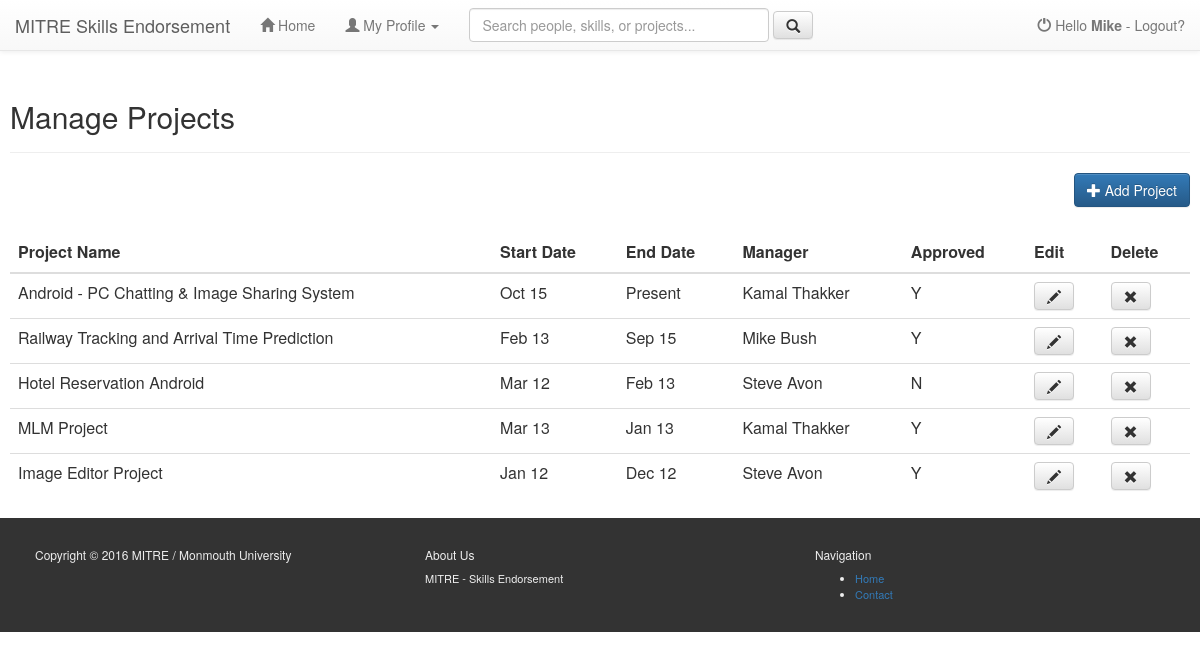
The app's page /user/manage_projects.php (signed in), older data.
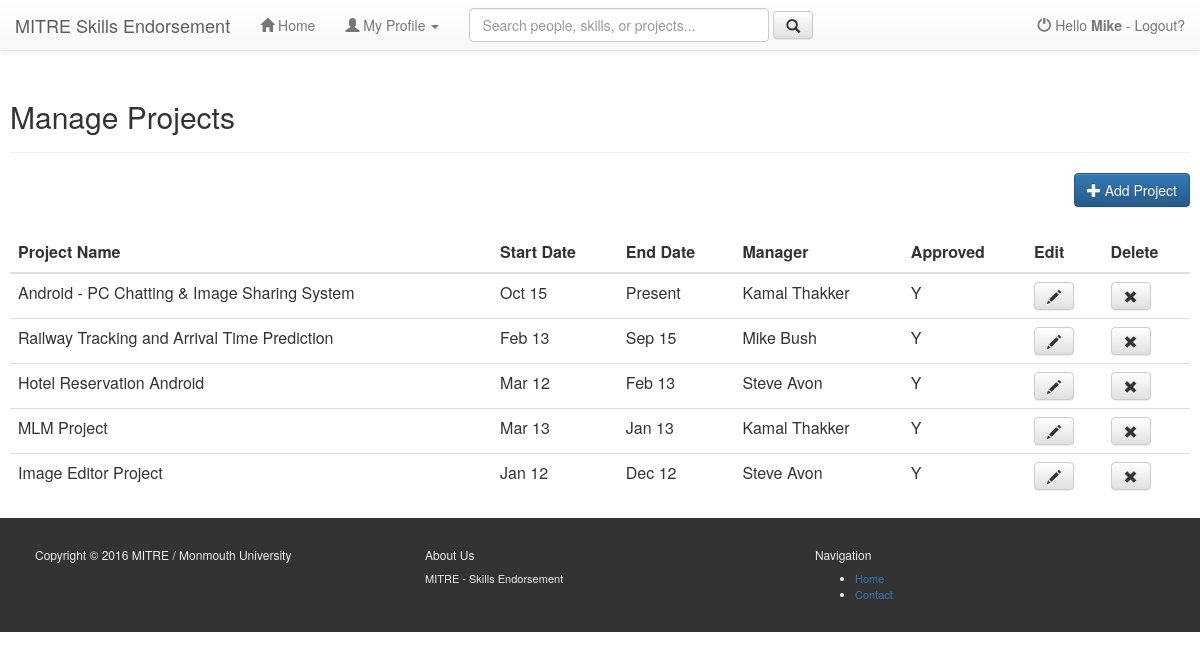
The same page, newer data.
### tables this page shows
CREATE TABLE `projects` (
  `project_id` int(11) unsigned NOT NULL AUTO_INCREMENT,
  `user_id` int(11) DEFAULT NULL,
  `project_name` varchar(50) DEFAULT NULL,
  `project_desc` varchar(5000) DEFAULT NULL,
  `start_date` date DEFAULT NULL,
  `end_date` date DEFAULT NULL,
  `manager_user_id` int(11) DEFAULT NULL,
  `approved` char(1) DEFAULT 'N',
  PRIMARY KEY (`project_id`)
);

CREATE TABLE `users` (
  `user_id` int(11) NOT NULL AUTO_INCREMENT,
  `uname` varchar(50) NOT NULL DEFAULT '',
  `role` varchar(50) NOT NULL DEFAULT '',
  `psword` varchar(20) DEFAULT NULL,
  `fname` varchar(25) DEFAULT NULL,
  `lname` varchar(25) DEFAULT NULL,
  `gender` varchar(1) DEFAULT NULL,
  `email` varchar(50) DEFAULT NULL,
  `phone` varchar(15) DEFAULT NULL,
  `address` varchar(100) DEFAULT NULL,
  `state` varchar(2) DEFAULT NULL,
  `city` varchar(50) DEFAULT NULL,
  `zip` varchar(20) DEFAULT NULL,
  `registration_date` datetime DEFAULT NULL,
  `last_login` datetime DEFAULT NULL,
  `login_attempt` int(11) DEFAULT NULL,
  `blocked_time` datetime DEFAULT NULL,
  `approved_by_admin` varchar(1) DEFAULT NULL,
  `speciality` varchar(75) DEFAULT NULL,
  `speciality2` varchar(75) DEFAULT NULL,
  `job_title` varchar(25) DEFAULT NULL,
  `userdp` varchar(50) DEFAULT NULL,
  PRIMARY KEY (`user_id`,`uname`,`role`)
);

### user/classes/project.php (called while the page is built, shortened)
<?php
class project{
	public function getAllProjects($user_id){
	$dbc = mysqli_connect($GLOBALS['db_servername'], $GLOBALS['db_username'], $GLOBALS['db_password'], $GLOBALS['db_name']) or die("Not connected..");
		$q = "/*List of all projects*/
				select p.*, u.fname as manager_fname, u.lname as manager_lname from projects p
				inner join users u on p.manager_user_id=u.user_id
				where p.user_id=".$user_id. " order by p.end_date is not null, p.end_date desc, p.start_date desc";
		$r = mysqli_query($dbc,$q);
		if (isset($r) && mysqli_num_rows($r) >= 1)
		{
			return 	$r;
		}
		else
		{
			return null;
		}
	}
}

### user/manage_projects.php (the view, shortened to what this page needs)
<?php
$linkno = 0;
include_once 'includes/header.php';
include_once 'classes/project.php';
?>
<?php
$objProject = new project();
$dbRow_Projects = $objProject->getAllProjects($userid);
?>
    <div class="container-fluid">
        <div class = "page-header">
            <h2>Manage Projects</h2>
        </div>
        <div class="pull-right">
            <a  role="button" class="btn btn-primary" href="addedit_project.php">
                <span class="glyphicon glyphicon-plus" aria-hidden="true"> </span> Add Project</span>
            </a>
        </div>
        <br/><br/><br/>
        <div class="table-responsive">
            <table class="table table-hover">
                <thead>
                    <tr>
                        <th>Project Name</th>
                        <th>Start Date</th>
                        <th>End Date</th>
                        <th>Manager</th>
                        <th>Approved</th>
                        <th>Edit</th>
                        <th>Delete</th>
                    </tr>
                </thead>
                <tbody>
<?php
while ( isset($dbRow_Projects) && $dbRow = mysqli_fetch_array($dbRow_Projects))
{
?>
                    <tr>
                        <td><?php echo $dbRow['project_name'];?></td>
                        <td>
	                        <?php
									$startDate = new DateTime($dbRow['start_date']);
									echo $startDate->format('M y');
	                        ?>
                        </td>
                        <td>
	                        <?php
									if (isset($dbRow['end_date'])) {
										$endDate = new DateTime($dbRow['end_date']);
										echo $endDate->format('M y'); }
									else
										echo 'Present';
	                        ?>
                        </td>
                        <td>
	                        <span class="text-capitalize">
	                        <?php echo $dbRow['manager_fname'] . ' ' . $dbRow['manager_lname']; ?></span>
                        </td>
                        <td>
	                        <span class="text-capitalize">
	                        <?php echo  substr($dbRow['approved'],0,1); ?></span>
                        </td>
                        <td>
                            <a role="button" href="addedit_project.php?project_id=<?php echo $dbRow['project_id'];?>" class="btn btn-default" aria-label="Left Align" >
                                <span class="glyphicon glyphicon-pencil" aria-hidden="true"></span>
                            </a>
                        </td>
                        <td>
                            <a role="button" href="delete_project.php?project_id=<?php echo $dbRow['project_id'];?>" class="btn btn-default" aria-label="Left Align">
                                <span class="glyphicon glyphicon-remove" aria-hidden="true"></span>
                            </a>
                        </td>
                    </tr>
<?php } ?>
                </tbody>
            </table>
        </div>
    </div>
<?php
include_once 'includes/footer.php';
?>

### user/includes/header.php (shortened to what this page needs)
<?php
$fname = null;
if(isset($_SESSION['role']) && $_SESSION['role'] == 'user' ){
	$fname= $_SESSION['fname'];
}
else
{
	header("Location: ../login.php");
}
?>
<html lang="en">
<head>
    <link rel="stylesheet" href="https://maxcdn.bootstrapcdn.com/bootstrap/3.3.6/css/bootstrap.min.css">
    <link rel="stylesheet" href="https://maxcdn.bootstrapcdn.com/bootstrap/3.3.6/css/bootstrap-theme.min.css">
    <link href="includes/stylesmain.css" rel="stylesheet">
    <link href="includes/callout.css" rel="stylesheet">
</head>
<body>
<nav  class="navbar navbar-default navbar-fixed-top">
	<div class="container-fluid">
            <div class="navbar-header">
                <a href="#" class="navbar-brand">MITRE Skills Endorsement</a>
            </div>
            <div  id="navbar" class="collapse navbar-collapse">
                <ul class="nav navbar-nav ">
                    <li <?php if($linkno==1) echo 'class="active"'?>>
                        <a href="index.php"><span class="glyphicon glyphicon-home"></span> Home</a>
                    </li>
                    <li class="dropdown">
                        <a href="#" class="dropdown-toggle" data-toggle="dropdown"> <span class="glyphicon glyphicon-user"></span> My Profile <span class="caret"></span></a>
                    </li>
                </ul>
                <form class="navbar-form pull-left" role="search" method="post" action="searchresult.php">
					<input type="text" class="form-control" placeholder="Search people, skills, or projects..." id="searchInput" name="searchby">
					<button type="submit" class="btn btn-default"><span class="glyphicon glyphicon-search"></span></button>
				</form>
                <ul class="nav navbar-nav navbar-right">
                    <li>
                        <a href="../logout.php"><span class="glyphicon glyphicon-off"></span> Hello
	                        <span class="text-capitalize"><strong><?php echo $fname;?></strong></span> - Logout?</a>
                    </li>
                </ul>
            </div>
        </div>
    </nav>

### user/includes/footer.php (shortened to what this page needs)
<footer>
    <div class="container">
        <div class="row">
            <div class="col-sm-4">
                <h6>Copyright © 2016 MITRE / Monmouth University</h6>
            </div>
            <div class="col-sm-4">
                <h6>About Us</h6>
                <p>MITRE - Skills Endorsement</p>
            </div>
            <div class="col-sm-4">
                <h6>Navigation</h6>
                <ul class="unstyled">
                    <li><a href="#">Home</a></li>
                    <li><a href="#">Contact</a></li>
                </ul>
            </div>
        </div>
    </div>
</footer>
</body>
</html>

### user/includes/stylesmain.css (style rules this page uses)
body { -webkit-font-smoothing: antialiased; text-rendering: optimizelegibility; //padding-top: 30px; //margin-left: 10px; //margin-right: 10px; //margin-bottom: 15px; }
body > .container-fluid { padding: 60px 10px 0px 10px; }
#searchInput { width: 300px; }
footer { background: #333; color: #eee; font-size: 11px; padding: 20px; }

Row changes from the older to the newer data that the page shows:
changed projects "Hotel Reservation Android": approved "N" → "Y"
